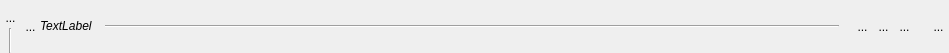
<?xml version="1.0" encoding="UTF-8"?>
<ui version="4.0">
 <class>WidgetFactHorizon</class>
 <widget class="QWidget" name="WidgetFactHorizon">
  <property name="geometry">
   <rect>
    <x>0</x>
    <y>0</y>
    <width>949</width>
    <height>53</height>
   </rect>
  </property>
  <property name="focusPolicy">
   <enum>Qt::StrongFocus</enum>
  </property>
  <property name="windowTitle">
   <string>Form</string>
  </property>
  <property name="styleSheet">
   <string notr="true"> QGroupBox {
     border: 1px solid gray;
     border-radius: 5px;
     margin-top: 1ex; /* leave space at the top for the title */
 }

 QGroupBox::title {
     padding: 0 3px;
 }</string>
  </property>
  <layout class="QHBoxLayout" name="horizontalLayout_3">
   <property name="spacing">
    <number>0</number>
   </property>
   <property name="leftMargin">
    <number>0</number>
   </property>
   <property name="topMargin">
    <number>2</number>
   </property>
   <property name="rightMargin">
    <number>0</number>
   </property>
   <property name="bottomMargin">
    <number>0</number>
   </property>
   <item>
    <layout class="QVBoxLayout" name="verticalLayout">
     <property name="spacing">
      <number>0</number>
     </property>
     <item>
      <spacer name="verticalSpacer">
       <property name="orientation">
        <enum>Qt::Vertical</enum>
       </property>
       <property name="sizeType">
        <enum>QSizePolicy::Fixed</enum>
       </property>
       <property name="sizeHint" stdset="0">
        <size>
         <width>20</width>
         <height>5</height>
        </size>
       </property>
      </spacer>
     </item>
     <item>
      <widget class="QToolButton" name="RBPlie">
       <property name="minimumSize">
        <size>
         <width>21</width>
         <height>15</height>
        </size>
       </property>
       <property name="maximumSize">
        <size>
         <width>21</width>
         <height>21</height>
        </size>
       </property>
       <property name="styleSheet">
        <string notr="true">border : 0px</string>
       </property>
       <property name="text">
        <string>...</string>
       </property>
       <property name="icon">
        <iconset>
         <normaloff>../Editeur/icons/minusnode.png</normaloff>../Editeur/icons/minusnode.png</iconset>
       </property>
       <property name="iconSize">
        <size>
         <width>21</width>
         <height>21</height>
        </size>
       </property>
      </widget>
     </item>
     <item>
      <layout class="QHBoxLayout" name="horizontalLayout_4">
       <item>
        <widget class="Line" name="line_7">
         <property name="orientation">
          <enum>Qt::Vertical</enum>
         </property>
        </widget>
       </item>
      </layout>
     </item>
    </layout>
   </item>
   <item>
    <layout class="QGridLayout" name="gridLayout">
     <property name="horizontalSpacing">
      <number>0</number>
     </property>
     <item row="0" column="0">
      <widget class="MonBoutonValide" name="RBValide">
       <property name="minimumSize">
        <size>
         <width>17</width>
         <height>25</height>
        </size>
       </property>
       <property name="maximumSize">
        <size>
         <width>21</width>
         <height>25</height>
        </size>
       </property>
       <property name="styleSheet">
        <string notr="true">border : 0px</string>
       </property>
       <property name="text">
        <string>...</string>
       </property>
       <property name="icon">
        <iconset>
         <normaloff>../Editeur/icons/ast-green-ball.png</normaloff>../Editeur/icons/ast-green-ball.png</iconset>
       </property>
       <property name="iconSize">
        <size>
         <width>21</width>
         <height>25</height>
        </size>
       </property>
      </widget>
     </item>
     <item row="0" column="1">
      <layout class="QHBoxLayout" name="horizontalLayout">
       <property name="spacing">
        <number>0</number>
       </property>
       <item>
        <widget class="MonLabelClic" name="GroupBox">
         <property name="sizePolicy">
          <sizepolicy hsizetype="Minimum" vsizetype="Fixed">
           <horstretch>0</horstretch>
           <verstretch>0</verstretch>
          </sizepolicy>
         </property>
         <property name="minimumSize">
          <size>
           <width>0</width>
           <height>25</height>
          </size>
         </property>
         <property name="maximumSize">
          <size>
           <width>12121213</width>
           <height>25</height>
          </size>
         </property>
         <property name="text">
          <string>&lt;html&gt;&lt;head/&gt;&lt;body&gt;&lt;p&gt;&lt;span style=&quot; font-style:italic;&quot;&gt;TextLabel&lt;/span&gt;&lt;/p&gt;&lt;/body&gt;&lt;/html&gt;</string>
         </property>
        </widget>
       </item>
       <item>
        <spacer name="horizontalSpacer">
         <property name="orientation">
          <enum>Qt::Horizontal</enum>
         </property>
         <property name="sizeType">
          <enum>QSizePolicy::Fixed</enum>
         </property>
         <property name="sizeHint" stdset="0">
          <size>
           <width>13</width>
           <height>20</height>
          </size>
         </property>
        </spacer>
       </item>
       <item>
        <widget class="Line" name="line_4">
         <property name="sizePolicy">
          <sizepolicy hsizetype="MinimumExpanding" vsizetype="Fixed">
           <horstretch>0</horstretch>
           <verstretch>0</verstretch>
          </sizepolicy>
         </property>
         <property name="minimumSize">
          <size>
           <width>200</width>
           <height>0</height>
          </size>
         </property>
         <property name="maximumSize">
          <size>
           <width>1500</width>
           <height>16</height>
          </size>
         </property>
         <property name="orientation">
          <enum>Qt::Horizontal</enum>
         </property>
        </widget>
       </item>
       <item>
        <spacer name="horizontalSpacer_3">
         <property name="orientation">
          <enum>Qt::Horizontal</enum>
         </property>
         <property name="sizeType">
          <enum>QSizePolicy::Fixed</enum>
         </property>
         <property name="sizeHint" stdset="0">
          <size>
           <width>13</width>
           <height>20</height>
          </size>
         </property>
        </spacer>
       </item>
       <item>
        <layout class="QHBoxLayout" name="horizontalLayout_2">
         <property name="spacing">
          <number>0</number>
         </property>
         <property name="sizeConstraint">
          <enum>QLayout::SetFixedSize</enum>
         </property>
         <item>
          <widget class="QToolButton" name="RBRun">
           <property name="minimumSize">
            <size>
             <width>21</width>
             <height>31</height>
            </size>
           </property>
           <property name="maximumSize">
            <size>
             <width>21</width>
             <height>31</height>
            </size>
           </property>
           <property name="focusPolicy">
            <enum>Qt::ClickFocus</enum>
           </property>
           <property name="toolTip">
            <string>Lance un script associé à la commande</string>
           </property>
           <property name="styleSheet">
            <string notr="true">border : 0px</string>
           </property>
           <property name="text">
            <string>...</string>
           </property>
           <property name="icon">
            <iconset>
             <normaloff>../Editeur/icons/roue.png</normaloff>../Editeur/icons/roue.png</iconset>
           </property>
           <property name="iconSize">
            <size>
             <width>21</width>
             <height>31</height>
            </size>
           </property>
          </widget>
         </item>
         <item>
          <widget class="QToolButton" name="RBInfo">
           <property name="minimumSize">
            <size>
             <width>21</width>
             <height>25</height>
            </size>
           </property>
           <property name="maximumSize">
            <size>
             <width>21</width>
             <height>25</height>
            </size>
           </property>
           <property name="styleSheet">
            <string notr="true">border : 0px</string>
           </property>
           <property name="text">
            <string>...</string>
           </property>
           <property name="icon">
            <iconset>
             <normaloff>../Editeur/icons/point-interrogation30.png</normaloff>../Editeur/icons/point-interrogation30.png</iconset>
           </property>
           <property name="iconSize">
            <size>
             <width>21</width>
             <height>25</height>
            </size>
           </property>
          </widget>
         </item>
         <item>
          <widget class="QToolButton" name="RBRegle">
           <property name="minimumSize">
            <size>
             <width>21</width>
             <height>25</height>
            </size>
           </property>
           <property name="maximumSize">
            <size>
             <width>21</width>
             <height>25</height>
            </size>
           </property>
           <property name="styleSheet">
            <string notr="true">border : 0px</string>
           </property>
           <property name="text">
            <string>...</string>
           </property>
           <property name="icon">
            <iconset>
             <normaloff>../Editeur/icons/lettreRblanc30.png</normaloff>../Editeur/icons/lettreRblanc30.png</iconset>
           </property>
           <property name="iconSize">
            <size>
             <width>21</width>
             <height>25</height>
            </size>
           </property>
          </widget>
         </item>
        </layout>
       </item>
       <item>
        <spacer name="horizontalSpacer_2">
         <property name="orientation">
          <enum>Qt::Horizontal</enum>
         </property>
         <property name="sizeType">
          <enum>QSizePolicy::Fixed</enum>
         </property>
         <property name="sizeHint" stdset="0">
          <size>
           <width>13</width>
           <height>20</height>
          </size>
         </property>
        </spacer>
       </item>
       <item>
        <widget class="QToolButton" name="RBPoubelle">
         <property name="minimumSize">
          <size>
           <width>21</width>
           <height>25</height>
          </size>
         </property>
         <property name="maximumSize">
          <size>
           <width>21</width>
           <height>25</height>
          </size>
         </property>
         <property name="styleSheet">
          <string notr="true">border : 0px</string>
         </property>
         <property name="text">
          <string>...</string>
         </property>
         <property name="icon">
          <iconset>
           <normaloff>../Editeur/icons/deleteRond.png</normaloff>../Editeur/icons/deleteRond.png</iconset>
         </property>
         <property name="iconSize">
          <size>
           <width>21</width>
           <height>25</height>
          </size>
         </property>
        </widget>
       </item>
      </layout>
     </item>
     <item row="1" column="1">
      <layout class="QHBoxLayout" name="commandesLayout">
       <property name="spacing">
        <number>0</number>
       </property>
       <property name="topMargin">
        <number>2</number>
       </property>
      </layout>
     </item>
    </layout>
   </item>
  </layout>
  <zorder></zorder>
  <zorder></zorder>
 </widget>
 <customwidgets>
  <customwidget>
   <class>MonBoutonValide</class>
   <extends>QToolButton</extends>
   <header>InterfaceGUI.QT5.monBoutonValide.h</header>
  </customwidget>
  <customwidget>
   <class>MonLabelClic</class>
   <extends>QLabel</extends>
   <header>InterfaceGUI.QT5.monLabelClic.h</header>
  </customwidget>
 </customwidgets>
 <resources/>
 <connections/>
</ui>
